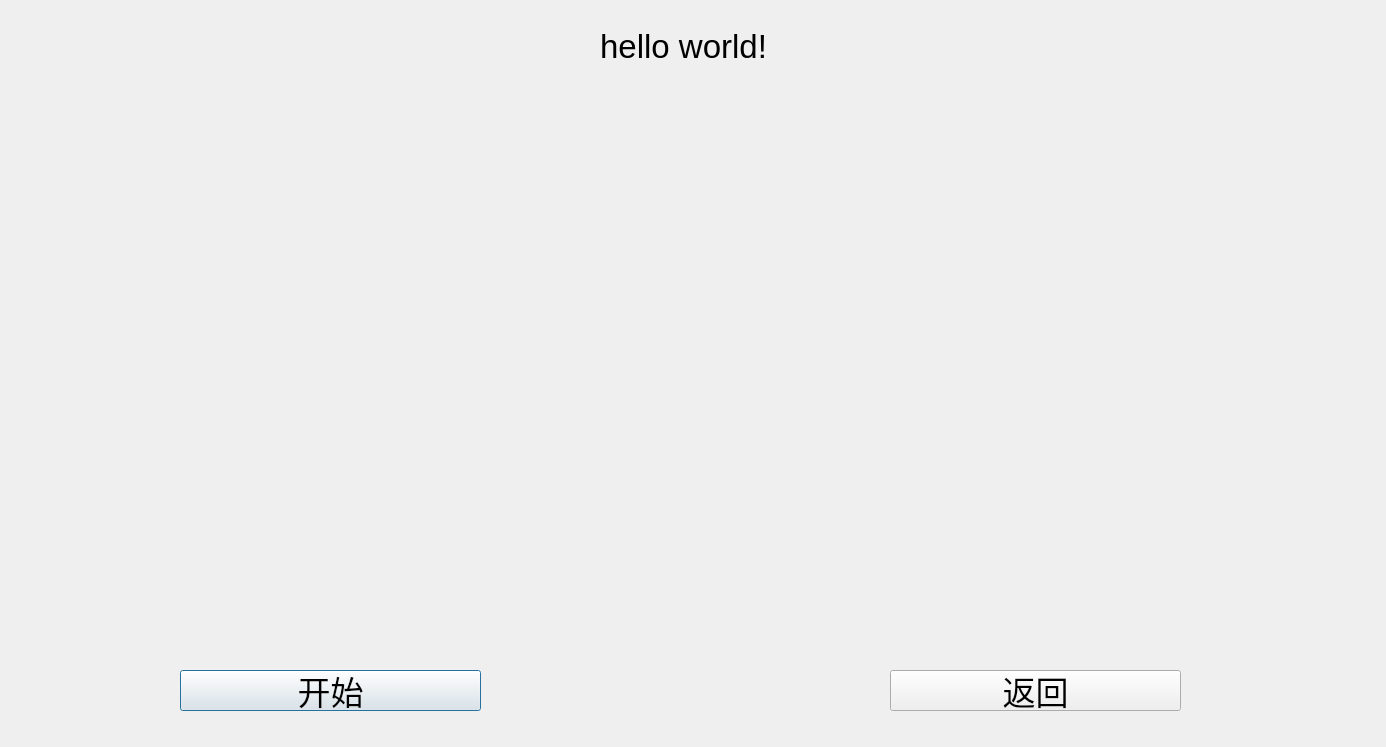
<?xml version="1.0" encoding="UTF-8"?>
<ui version="4.0">
 <class>Dialog</class>
 <widget class="QDialog" name="Dialog">
  <property name="geometry">
   <rect>
    <x>0</x>
    <y>0</y>
    <width>1386</width>
    <height>747</height>
   </rect>
  </property>
  <property name="font">
   <font>
    <pointsize>25</pointsize>
   </font>
  </property>
  <property name="windowTitle">
   <string>Dialog</string>
  </property>
  <widget class="QPushButton" name="pushButton">
   <property name="geometry">
    <rect>
     <x>180</x>
     <y>670</y>
     <width>301</width>
     <height>41</height>
    </rect>
   </property>
   <property name="text">
    <string>开始</string>
   </property>
  </widget>
  <widget class="QPushButton" name="pushButton_2">
   <property name="geometry">
    <rect>
     <x>890</x>
     <y>670</y>
     <width>291</width>
     <height>41</height>
    </rect>
   </property>
   <property name="text">
    <string>返回</string>
   </property>
  </widget>
  <widget class="QLabel" name="label">
   <property name="geometry">
    <rect>
     <x>33</x>
     <y>21</y>
     <width>1301</width>
     <height>51</height>
    </rect>
   </property>
   <property name="font">
    <font>
     <pointsize>25</pointsize>
    </font>
   </property>
   <property name="text">
    <string>hello world!</string>
   </property>
   <property name="alignment">
    <set>Qt::AlignCenter</set>
   </property>
  </widget>
  <widget class="QWidget" name="widget" native="true">
   <property name="geometry">
    <rect>
     <x>0</x>
     <y>80</y>
     <width>1381</width>
     <height>551</height>
    </rect>
   </property>
  </widget>
 </widget>
 <resources/>
 <connections/>
</ui>
